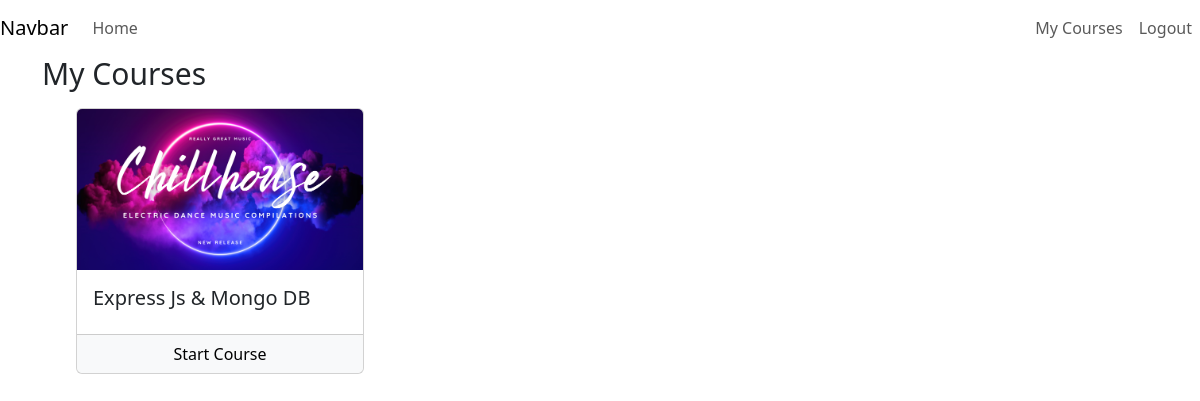
Page /my-courses (signed in) on the committed database.
### courses/models/user_course.py (models this page shows, shortened)
class UserCourse(models.Model):
    user = models.ForeignKey(User,null=False,on_delete=models.CASCADE)
    course = models.ForeignKey(Course,null=False,on_delete=models.CASCADE)
    date = models.DateTimeField(auto_now_add=True)

### courses/models/course.py (models this page shows, shortened)
class Course(models.Model):
    name = models.CharField(max_length=30,null= False)
    slug = models.CharField(max_length=50,null=False,unique=True)
    description = models.CharField(max_length=200,null=True)
    price = models.IntegerField(null=False)
    discount = models.IntegerField(null=False,default=0)
    active = models.BooleanField(default=False)
    thumbnail = models.ImageField(upload_to = 'files/thumbnail')
    date = models.DateTimeField(auto_now_add=True)
    resource = models.FileField(upload_to = 'files/resource')
    length = models.IntegerField(null=False)

### courses/views/courses.py (the view)
# urls.py: path('my-courses',MyCourseList.as_view(),name='my-courses'),
@method_decorator(login_required(login_url='login'),name='dispatch')
class MyCourseList(ListView):
    template_name = 'courses/my_courses.html'
    context_object_name = 'user_courses'
    def get_queryset(self):
        return UserCourse.objects.filter(user=self.request.user)

### courses/templates/courses/my_courses.html (shortened to what this page needs)
{% extends 'courses/base.html' %}
{% load course_custom_tags %}
{% block start %}
<div class="container">
    <p class="display-6">My Courses</p>
    <div class="row">
        {% for uc in user_courses %}
        <div class="col-md-4 col-sm-6 col-12 d-flex justify-content-center">
            <div class="card" style="width: 18rem;">
                <img src="{{uc.course.thumbnail.url}}" class="card-img-top" alt="no">
                <div class="card-body">
                    <h5 class="card-title">{{uc.course.name}}</h5>
                </div>
                <div class="card-footer p-0">
                    <div class="row no-gutters">
                        <div class="col border-right">
                            <a href="/course/{{uc.course.slug}}" class="btn btn-light w-100">
                                Start Course</a>
                        </div>
                    </div>
                </div>
            </div>
        </div>
        {% endfor %}
    </div>
</div>
{% endblock %}

### courses/static/courses/css/common.css (style rules this page uses)
.display-6 { font-size: 30px; font-weight: 300; }

### rows in the picture
UserCourse: course.thumbnail (picture), course.name "Express Js & Mongo DB"
